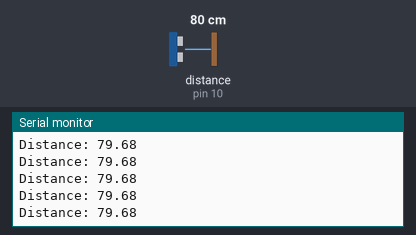
Bench run of a sketch on a simulated Arduino Uno, built with avr-gcc and run on an emulated ATmega328P. On the bench: the last lines printed to the serial monitor. Wiring (inferred from the names in the program): ultrasonic range finder: trigger pin 9; echo pin 10. The test bench sets the inputs (shaded band); at power-on: distance to the obstacle (sensor on pin 10) 80 cm. The echo pulse lasts 58.3 µs per cm.

Above: at 1.2 s.
1.3 s: distance to the obstacle (sensor on pin 10) set to 120 cm
At 1.49 s:
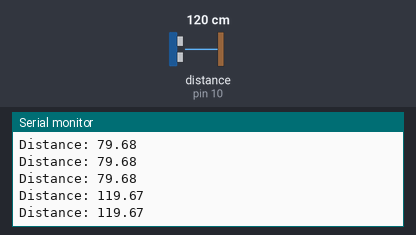
4.3 s: distance to the obstacle (sensor on pin 10) set to 37 cm
At 4.3 s:
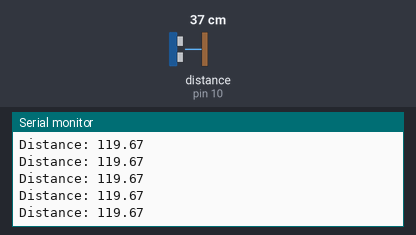
7.3 s: distance to the obstacle (sensor on pin 10) set to 250 cm
At 7.4 s:
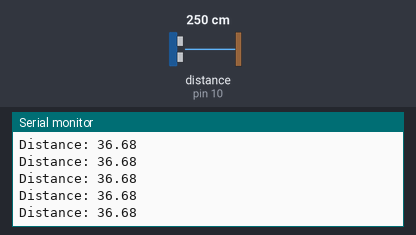
10.3 s: distance to the obstacle (sensor on pin 10) set to 37 cm
At 10.3 s:
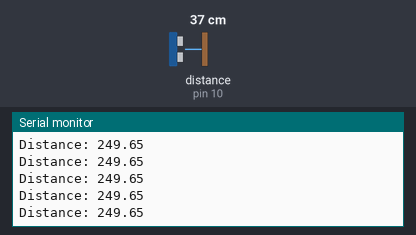
13.3 s: distance to the obstacle (sensor on pin 10) set to 43 cm
At 13.4 s:
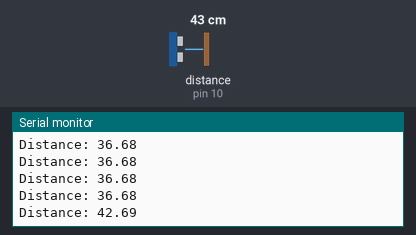
Timing chart, 0 to 16.3 s (numbered marks = the images above; inputs shaded):
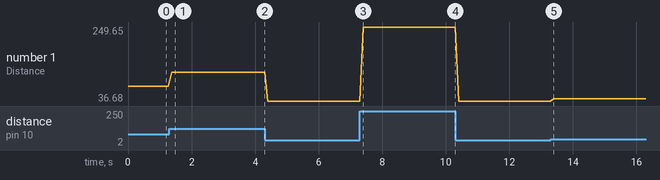

The sketch:

test1.ino
```cpp
const int trigPin = 9;
const int echoPin = 10;

const int redPin = 5;
const int greenPin = 6;
const int yellowPin = 7;


float duration, distance;

void setup() {
  pinMode(trigPin, OUTPUT);
  pinMode(echoPin, INPUT);
  Serial.begin(9600);
}

void loop() {
  digitalWrite(trigPin, LOW);
  delayMicroseconds(2);
  digitalWrite(trigPin, HIGH);
  delayMicroseconds(10);
  digitalWrite(trigPin, LOW);

  duration = pulseIn(echoPin, HIGH);
  distance = (duration*.0343)/2;

  if( distance < 20 ){
    digitalWrite(redPin, HIGH);
    delayMicroseconds(2);
    digitalWrite(greenPin, LOW);
    delayMicroseconds(2);
    digitalWrite(yellowPin, LOW);
    delayMicroseconds(2);

  }
  else if(distance >= 20 and distance < 40 ){
    digitalWrite(redPin, LOW);
    delayMicroseconds(2);
    digitalWrite(greenPin, HIGH);
    delayMicroseconds(2);
    digitalWrite(yellowPin, LOW);
    delayMicroseconds(2);

  }
  else {
    digitalWrite(redPin, LOW);
    delayMicroseconds(2);
    digitalWrite(greenPin, LOW);
    delayMicroseconds(2);
    digitalWrite(yellowPin, HIGH);
    delayMicroseconds(2);

  }


  Serial.print("Distance: ");
  Serial.println(distance);
  delay(100);
}
```

Measured:
- after the input at 1.3 s, the serial monitor: prints a new line after 0.08 s (image 1)
- after the input at 13.3 s, the serial monitor: prints a new line after 0.09 s (image 5)
- plotted number 1: 79.68 → 119.67 after the input at 1.3 s, 119.67 → 36.68 after the input at 4.3 s, 36.68 → 249.65 after the input at 7.3 s, 249.65 → 36.68 after the input at 10.3 s, 36.68 → 42.69 after the input at 13.3 s
